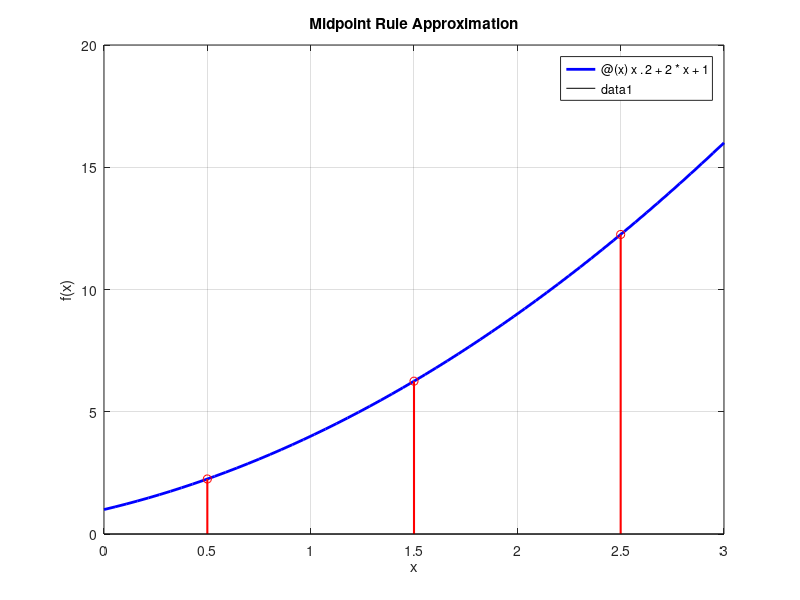

Here is the MATLAB script that generated this plot:
clc; clear;

f = @(x) x.^2 + 2*x + 1;
a = 0; 
b = 3; 
n = 3;

dx = (b - a) / n; 
midpoint_sum = 0; 
midpoints = zeros(1, n); 
f_midpoints = zeros(1, n);

for i = 1:n
    xi = a + (i - 0.5) * dx;
    midpoints(i) = xi; 
    f_midpoints(i) = f(xi);
    midpoint_sum = midpoint_sum + f(xi);
end

midpoint_result = dx * midpoint_sum;
exact_value = integral(f, a, b);
error_percentage = abs((exact_value - midpoint_result) / exact_value) * 100;
disp(['Midpoint Rule Approximation: ', num2str(midpoint_result)]);
disp(['Exact Integral Value: ', num2str(exact_value)]);
disp(['Error Percentage: ', num2str(error_percentage), '%']);

figure; 
fplot(f, [a, b], 'b', 'LineWidth', 2);
hold on; 
stem(midpoints, f_midpoints, 'r', 'LineWidth', 1.5);
title('Midpoint Rule Approximation'); 
xlabel('x'); 
ylabel('f(x)'); 
grid on; 
hold off;
